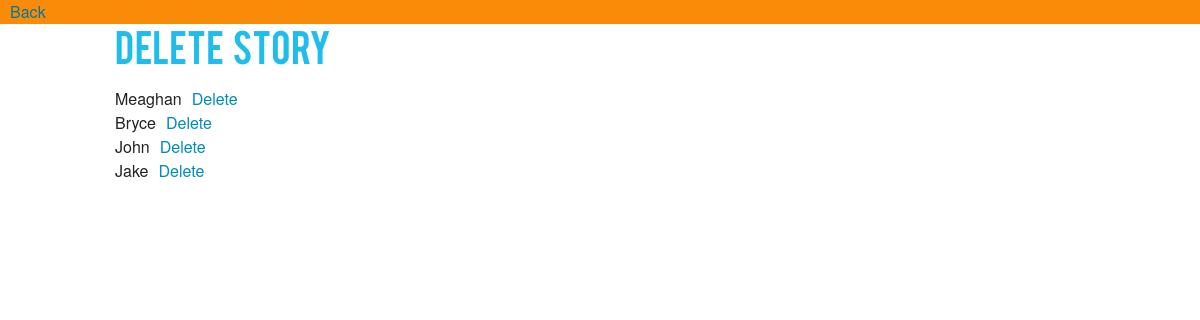
Page /admin/admin_editconnected.php on the earlier database version.
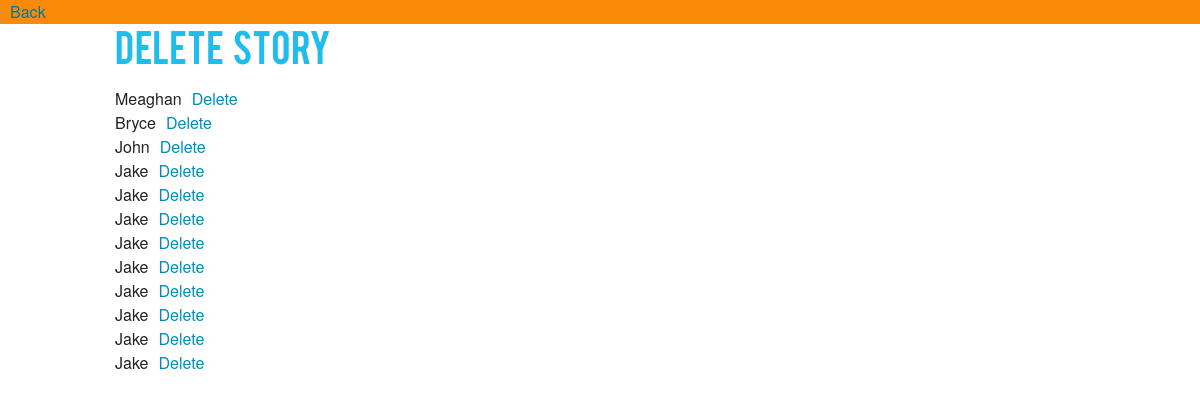
Same page on the later database version.
### tables this page shows
CREATE TABLE IF NOT EXISTS tbl_stories (
  stories_id mediumint(5) unsigned NOT NULL AUTO_INCREMENT,
  stories_image varchar(100) NOT NULL DEFAULT 'cherry-pie.jpg',
  stories_title varchar(100) NOT NULL,
  stories_name varchar(50) NOT NULL,
  stories_story text NOT NULL,
  stories_post varchar(5) NOT NULL,
  PRIMARY KEY (stories_id)
);

### admin/includes/read.php (called while the page is built, shortened)
<?php
	function getAllStories($tblS) {
		include('connect.php');
		$storiesquery = "SELECT * FROM {$tblS}";
		$storyRun = mysqli_query($link, $storiesquery);
		if($storyRun){
			return $storyRun;
		}else{
			$error = "there was an error gathering data";
			return $error;
		}
	}
?>

### admin/admin_editconnected.php (the view, shortened to what this page needs)
<?php
	$tblS = "tbl_stories";
	$stories = getAllStories($tblS);
 ?>
<html>
<head>
<link href="../css/main.css" rel="stylesheet" type="text/css" media="screen">
 <link rel="stylesheet" href="../css/foundation.css" />
</head>
<body>
<div class="back">
	<a href="admin_index.php">Back</a>
</div>
<div class="row">
	<div class="small-12 large-12 columns adminPage">
		<h2>Delete Story</h2>
		<?php
			while($row=mysqli_fetch_array($stories)) {
				echo "{$row['stories_name']}";
				echo "<a class=\"delete\" href=\"includes/caller_story.php?caller_id=delete&id={$row['stories_id']}\">Delete</a><br>";
			}
		 ?>
	</div>
</div>
</body>
</html>

### css/main.css (style rules this page uses)
html { background-color: #e2e2e2; }
.adminPage h2 { font-family: 'bebasregular', sans-serif; word-spacing: 5px; color: #1ebdeb; }
.delete { padding-left: 10px; }
.back { background-color: #f98b09; }
.back a { padding-top: 10px; padding-bottom: 10px; color: #FFF; padding-left: 10px; }

Differences in the rows shown:
added tbl_stories: stories_name "Jake"
added tbl_stories: stories_name "Jake"
added tbl_stories: stories_name "Jake"
added tbl_stories: stories_name "Jake"
added tbl_stories: stories_name "Jake"
added tbl_stories: stories_name "Jake"
added tbl_stories: stories_name "Jake"
added tbl_stories: stories_name "Jake"
